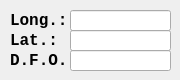
      <widget class="QWidget" name="position_2">
       <attribute name="title">
        <string>Pos</string>
       </attribute>
       <widget class="QLabel" name="longLable_2">
        <property name="geometry">
         <rect>
          <x>10</x>
          <y>10</y>
          <width>101</width>
          <height>21</height>
         </rect>
        </property>
        <property name="font">
         <font>
          <family>Courier New</family>
          <pointsize>12</pointsize>
          <bold>true</bold>
         </font>
        </property>
        <property name="text">
         <string>Long.:</string>
        </property>
       </widget>
       <widget class="QLabel" name="latLabel_2">
        <property name="geometry">
         <rect>
          <x>10</x>
          <y>30</y>
          <width>101</width>
          <height>21</height>
         </rect>
        </property>
        <property name="font">
         <font>
          <family>Courier New</family>
          <pointsize>12</pointsize>
          <bold>true</bold>
         </font>
        </property>
        <property name="text">
         <string>Lat.:</string>
        </property>
       </widget>
       <widget class="QLabel" name="distLabel_2">
        <property name="geometry">
         <rect>
          <x>10</x>
          <y>50</y>
          <width>101</width>
          <height>21</height>
         </rect>
        </property>
        <property name="font">
         <font>
          <family>Courier New</family>
          <pointsize>12</pointsize>
          <bold>true</bold>
         </font>
        </property>
        <property name="text">
         <string>D.F.O.:</string>
        </property>
       </widget>
       <widget class="QLineEdit" name="longInput_2">
        <property name="geometry">
         <rect>
          <x>70</x>
          <y>10</y>
          <width>101</width>
          <height>21</height>
         </rect>
        </property>
       </widget>
       <widget class="QLineEdit" name="latInput_2">
        <property name="geometry">
         <rect>
          <x>70</x>
          <y>30</y>
          <width>101</width>
          <height>21</height>
         </rect>
        </property>
       </widget>
       <widget class="QLineEdit" name="distInput_2">
        <property name="geometry">
         <rect>
          <x>70</x>
          <y>50</y>
          <width>101</width>
          <height>21</height>
         </rect>
        </property>
       </widget>
      </widget>
